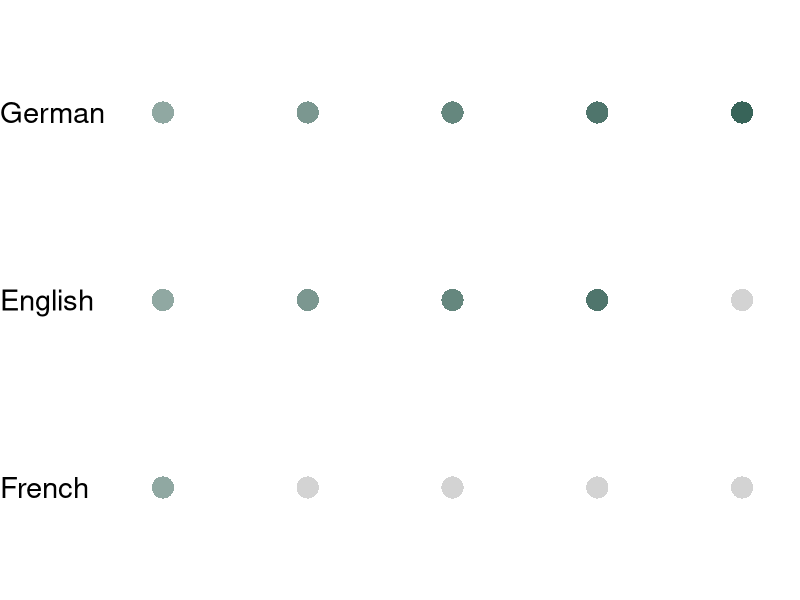

Source code (R):
## ---- chunk 1
#| output: false
#| echo: false
library(tidyverse)
## ---- chunk 2
#| echo: false
#| fig-width: 5
#| fig-height: 1.5

col.scores <- alpha("#235347", seq(0.2,1, 0.2))

d.lang <- data.frame (
  lang = rep(c('German', 'English', 'French'), each = 5),
  score_germ = rep(c(1:5), 3),
  binary = factor(c(rep(1, 9), 0, 1, 0,0,0,0) )
)

#dot_plot <- function() {
  
 d.lang |>  
  mutate(lang = factor(lang, levels = c('French', 'English', 'German'))) |>
  mutate(color_value = ifelse(binary == 1, score_germ / 5, NA)) |>  # New line
  ggplot(aes(x=score_germ, y = lang, color = color_value)) +
  geom_point(size = 7.5, stroke = NA) +
  scale_color_gradient(low = "#23534766", high = "#235347", 
                     limits = c(0, 1.2),  # Extend the limit slightly
                     breaks = c(0, 1), 
                     labels = c("0", "1"),
                     na.value = "lightgrey") +  # Set color for binary 0
  scale_x_continuous(expand = c(0.1,0)) +
  xlab('') + 
  ylab('') + 
  theme_void() +
  theme(text = element_text(family = "sans"),
        axis.text.y = element_text(size = 21,
                                   hjust = -0),
        axis.text.x = element_blank(),
        panel.grid.major.x = element_blank(),
        panel.grid.minor.x = element_blank(),
        panel.grid.minor.y = element_blank(),
        panel.grid.major.y = element_blank(),
        legend.position = "none")
  
#}
